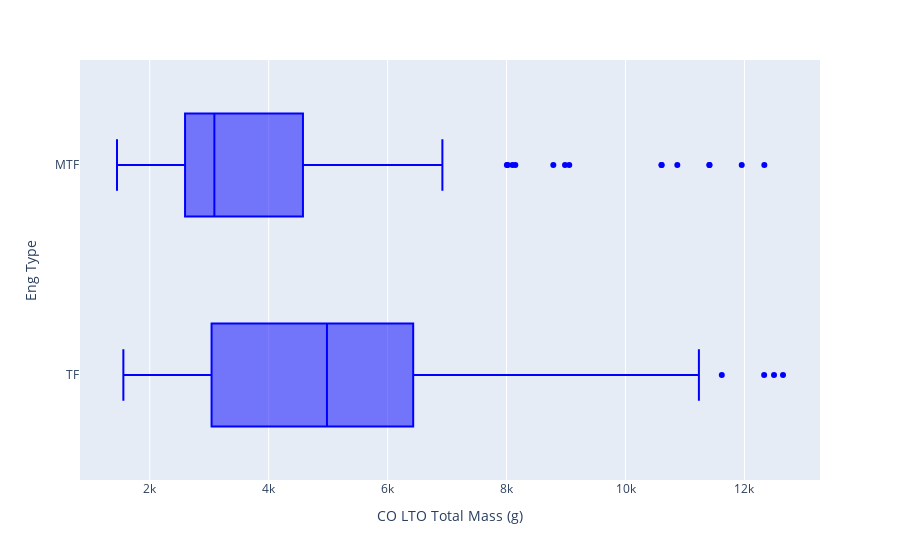

The notebook cell this image was saved under:
### Code cell
fig = px.box(co_df, x="CO LTO Total Mass (g)", y='Eng Type', points="outliers", color_discrete_sequence = ['blue'])
fig.show()

### Figure 1 — Plotly figure (JSON) as saved in the notebook; plotly's stock layout.template omitted (floating-point values rounded to 4 significant figures; data arrays with more than 128 entries replaced by an {"elided": "..."} marker saying what was removed)
{"data": [{"alignmentgroup": "True", "boxpoints": "outliers", "hovertemplate": "CO LTO Total Mass (g)=%{x}<br>Eng Type=%{y}<extra></extra>", "legendgroup": "", "marker": {"color": "blue"}, "name": "", "notched": false, "offsetgroup": "", "orientation": "h", "showlegend": false, "type": "box", "x": {"elided": "725 float values"}, "x0": " ", "xaxis": "x", "y": {"elided": "725 str values"}, "y0": " ", "yaxis": "y"}], "layout": {"boxmode": "group", "legend": {"tracegroupgap": 0}, "margin": {"t": 60}, "xaxis": {"anchor": "y", "domain": [0, 1], "title": {"text": "CO LTO Total Mass (g)"}}, "yaxis": {"anchor": "x", "domain": [0, 1], "title": {"text": "Eng Type"}}}}
